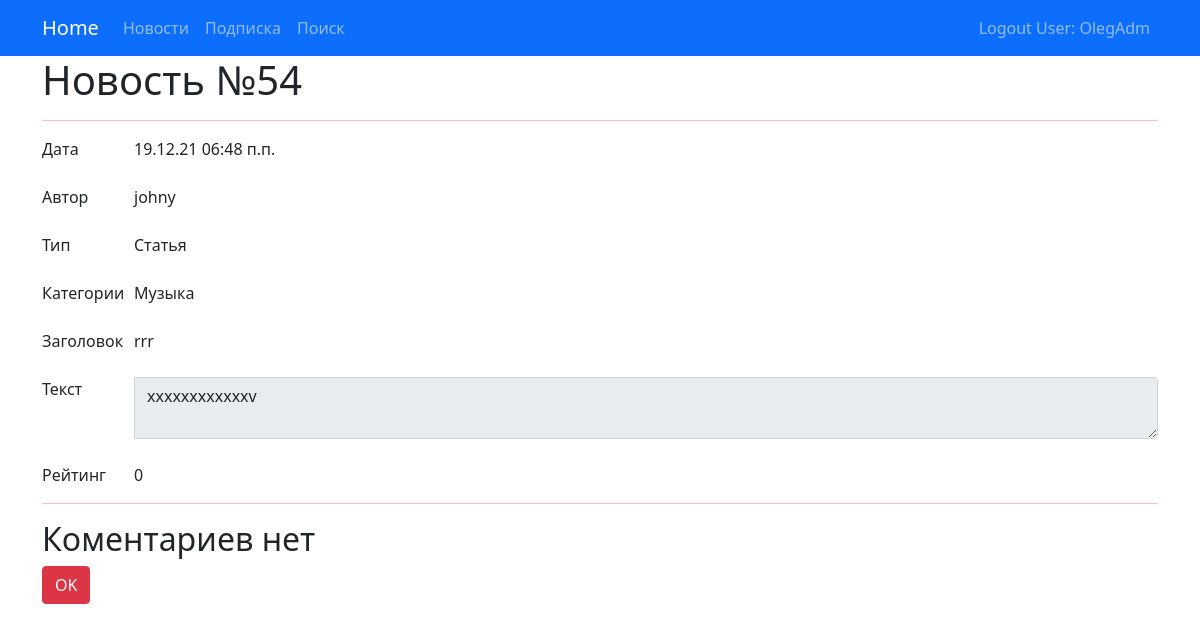
The app's page /news/54 (signed in) with its own data.
### news/models.py (models this page shows, shortened)
class Post(models.Model):
    article = 'a'
    news = 'n'
    POST_TYPE = [
        (article, "Статья"),
        (news, "Новость")
    ]
    author = models.ForeignKey(Author, on_delete=models.CASCADE)
    post_type = models.CharField(max_length=1, choices=POST_TYPE, default=article)
    created = models.DateTimeField(auto_now_add=True)
    cats = models.ManyToManyField(Category, through='PostCategory')
    title = models.CharField(max_length=256)
    text = models.TextField()
    rating = models.IntegerField(default=0)
    @property
    def post_type_str(self):
        return [i for i in self.POST_TYPE if i[0] == self.post_type][0][1]
    @property
    def cats_str(self):
        return ','.join(cc.name for cc in self.cats.all())

class Author(models.Model):
    user = models.OneToOneField(User, on_delete=models.CASCADE)
    rating = models.IntegerField(default=0)

class Category(models.Model):
    name = models.CharField(max_length=64, unique=True)
    users = models.ManyToManyField(User, through='Subscribe')

class Russian_mat(models.Model):
    word = models.CharField(max_length=64, unique=True, null=False)

### news/views.py (the view)
# urls.py: path('<int:pk>', PostDetail.as_view(), name='post_detail' ),
class PostDetail(LoginRequiredMixin, DetailView):
    model = Post
    template_name = 'post/post.html'
    context_object_name = 'post'
    def get_context_data(self, **kwargs):
        pk = str(self.kwargs.get('pk'))
        logger.info(f'open news/{pk}')
        context = super().get_context_data(**kwargs)
        context['comments'] = Comment.objects.filter(post_id=pk)
        return context
    def get_object(self, *args, **kwargs):
        obj = cache.get(f'post-{self.kwargs["pk"]}',
                        None)  # кэш очень похож на словарь, и метод get действует так же. Он забирает значение по ключу, если его нет, то забирает None.
        if not obj:
            obj = super().get_object()
            cache.set(f'post-{self.kwargs["pk"]}', obj)
        return obj
    def post(self, request, *args, **kwargs):
        return redirect('/news/')

### news/templatetags/custom_filters.py (called while the page is built)
@register.filter(name='censor')
def censor(value):
    res = value
    if isinstance(value, str):
        xx = list()
        for ww in Russian_mat.objects.all():
            xx.append(ww.word)
        for ss in value.split():
             if ss.lower() in xx:
                 res = value.replace(ss, 'x' * len(ss) )
        return res
    else:
        raise ValueError(f'Нельзя фильтровать {type(value)}')

### templates/post/post.html (shortened to what this page needs)
{% extends 'flatpages/default.html' %}
{% load custom_filters %}
{% load cache %}
{% block menu %}
{% include 'post/menu_post.html' %}
{% endblock menu %}
{% cache 30 title %}
    {% block title %}
    <h1> Новость №{{post.pk}} </h1>
    {% endblock title %}
{% endcache %}
{% block content %}
    <div class="input-group">
      <span class="col-1">Дата</span>
      <label class="col-auto" readonly >{{ post.created|date:'d.m.y h:i a' }}</label>
    </div>
<br>
    <div class="input-group">
      <span class="col-1">Автор</span>
      <label class="col-auto" readonly >{{ post.author.user.username }}</label>
    </div>
<br>
    <div class="input-group">
      <span class="col-1">Тип</span>
      <label class="col-auto" readonly >{{ post.post_type_str }}</label>
    </div>
<br>
    <div class="input-group">
      <span class="col-1">Категории</span>
      <label class="col-auto" readonly >{{ post.cats_str }}</label>
    </div>
<br>
    <div class="input-group">
      <span class="col-1">Заголовок</span>
      <label class="col-auto" readonly >{{ post.title|censor }}</label>
    </div>
<br>
    <div class="input-group">
      <span class="col-1">Текст</span>
      <textarea class="form-control" readonly >{{ post.text|censor }}</textarea>
    </div>
<br>
    <div class="input-group">
      <span class="col-1">Рейтинг</span>
      <label class="col-auto" readonly >{{ post.rating }}</label>
    </div>
{% endblock content %}
{% block content1 %}
<hr>
{% if comments %}
<h3> Коментарии к новости </h3>
<br>
    <table style="width: 100%">
        <tr>
            <th> Дата</th>
            <th> Автор</th>
            <th> Текст</th>
            <th> Рейтинг</th>
        </tr>
        {% for comment in comments %}
        <tr>
            <td>{{ comment.created|date:'d.m.y h:i a' }}</td>
            <td>{{ comment.user.username }}</td>
            <td>{{ comment.text|truncatechars:25|censor }}</td>
            <td>{{ comment.rating }}</td>
        </tr>
    {% endfor%}
    </table>
{%else%}
<h2>Коментариев нет</h2>
{%endif%}
<form method="POST">
    <button type="submit" class="btn btn-danger">OK</button>
</form>
{% endblock content1 %}

### templates/flatpages/default.html (shortened to what this page needs)
<!DOCTYPE html>
<html lang="en">
<head>
    {% load static %}
    <link href="https://cdn.jsdelivr.net/npm/bootstrap@5.1.3/dist/css/bootstrap.min.css" rel="stylesheet"
>
</head>
<body>
<nav
        {% if request.user.is_staff %}
            class="navbar navbar-expand-lg navbar-dark bg-dark static-top"
        {% else %}
            class="navbar navbar-expand-lg navbar-dark bg-primary static-top"
        {% endif %}
>
    <div class="container">
        <a class="navbar-brand" href="/">Home</a>
            {% block menu %}{% endblock menu %}
        <div class="razR">
            <div class="collapse navbar-collapse" id="navbarResponsive">
                <ul class="navbar-nav ml-auto">
                    <li style="text-align:right;" class="nav-item">
                        {% if request.user.is_staff %}
                        <a class="nav-link" href="/accounts/logout/"> Logout Admin: {{ request.user }}</a>
                        {% else %}
                        <a class="nav-link" href="/accounts/logout/"> Logout User: {{ request.user }}</a>
                        {% endif %}
                    </li>
                </ul>
            </div>
        </div>
    </div>
</nav>
<div class="container">
    <div class="row">
        <div class="col-lg-12">
                {% block title %}{% endblock title %}
            <hr>
            {% block content %}{% endblock content %}
            <p>
                {% block content1 %}{% endblock content1 %}
            </p>
        </div>
    </div>
</div>
</body>
</html>

### templates/flatpages/default.html (style rules this page uses)
.razR { text-align: right; }
hr { background-color: red }

### records on screen
Post: pk "54", created "19.12.21 06:48 п.п.", author.user.username "johny", post_type_str "Статья", cats_str "Музыка", title|censor "rrr", text|censor "xxxxxxxxxxxxv", rating "0"

### other values on screen
{{ request.user }} "OlegAdm"
